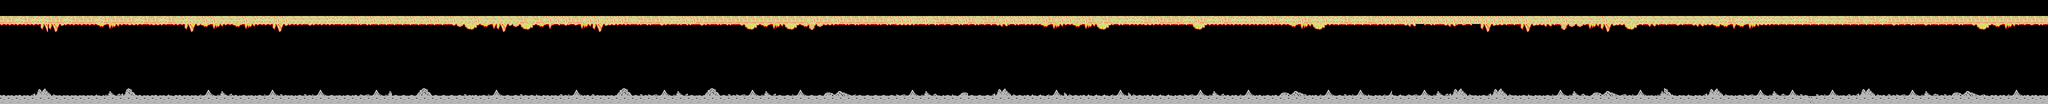

This game map was drawn from its Tiled (.tmx) file and the tilesets committed beside it. A one-line description and the full map source follow:
An orthogonal 256x13 tile map with 16x16 px tiles, 1 tile layer (Capa de patrones 1).

<map version="1.2" tiledversion="2019.12.11" orientation="orthogonal" renderorder="right-down" compressionlevel="0" width="256" height="13" tilewidth="16" tileheight="16" infinite="0" nextlayerid="2" nextobjectid="1">
 <tileset firstgid="1" source="tileset.tsx" />
 <layer id="1" name="Capa de patrones 1" width="256" height="13">
  <data encoding="csv">
0,0,0,0,0,0,0,0,0,0,0,0,0,0,0,0,0,0,0,0,0,0,0,0,0,0,0,0,0,0,0,0,0,0,0,0,0,0,0,0,0,0,0,0,0,0,0,0,0,0,0,0,0,0,0,0,0,0,0,0,0,0,0,0,0,0,0,0,0,0,0,0,0,0,0,0,0,0,0,0,0,0,0,0,0,0,0,0,0,0,0,0,0,0,0,0,0,0,0,0,0,0,0,0,0,0,0,0,0,0,0,0,0,0,0,0,0,0,0,0,0,0,0,0,0,0,0,0,0,0,0,0,0,0,0,0,0,0,0,0,0,0,0,0,0,0,0,0,0,0,0,0,0,0,0,0,0,0,0,0,0,0,0,0,0,0,0,0,0,0,0,0,0,0,0,0,0,0,0,0,0,0,0,0,0,0,0,0,0,0,0,0,0,0,0,0,0,0,0,0,0,0,0,0,0,0,0,0,0,0,0,0,0,0,0,0,0,0,0,0,0,0,0,0,0,0,0,0,0,0,0,0,0,0,0,0,0,0,0,0,0,0,0,0,0,0,0,0,0,0,0,0,0,0,0,0,
0,0,0,0,0,0,0,0,0,0,0,0,0,0,0,0,0,0,0,0,0,0,0,0,0,0,0,0,0,0,0,0,0,0,0,0,0,0,0,0,0,0,0,0,0,0,0,0,0,0,0,0,0,0,0,0,0,0,0,0,0,0,0,0,0,0,0,0,0,0,0,0,0,0,0,0,0,0,0,0,0,0,0,0,0,0,0,0,0,0,0,0,0,0,0,0,0,0,0,0,0,0,0,0,0,0,0,0,0,0,0,0,0,0,0,0,0,0,0,0,0,0,0,0,0,0,0,0,0,0,0,0,0,0,0,0,0,0,0,0,0,0,0,0,0,0,0,0,0,0,0,0,0,0,0,0,0,0,0,0,0,0,0,0,0,0,0,0,0,0,0,0,0,0,0,0,0,0,0,0,0,0,0,0,0,0,0,0,0,0,0,0,0,0,0,0,0,0,0,0,0,0,0,0,0,0,0,0,0,0,0,0,0,0,0,0,0,0,0,0,0,0,0,0,0,0,0,0,0,0,0,0,0,0,0,0,0,0,0,0,0,0,0,0,0,0,0,0,0,0,0,0,0,0,0,0,
18,18,19,18,19,19,18,18,19,18,18,18,19,18,18,18,18,19,18,18,19,18,20,19,20,17,17,20,20,20,17,20,19,19,17,17,20,20,20,20,20,19,19,20,17,20,17,20,17,20,20,17,20,17,17,20,17,20,20,17,20,20,20,20,20,18,20,18,17,17,17,18,18,17,17,20,17,17,18,20,18,18,18,20,20,17,17,18,18,18,18,18,18,18,18,18,18,18,18,18,18,17,18,18,17,18,18,18,18,18,18,17,17,17,20,17,20,18,18,17,17,18,20,18,18,17,17,17,17,20,17,18,17,17,20,17,18,20,18,20,20,19,19,18,17,18,18,18,19,17,18,19,17,18,19,19,17,19,17,18,19,19,17,18,19,17,19,19,18,19,19,18,17,17,17,17,17,17,17,17,17,17,17,17,17,17,17,17,17,17,17,20,20,17,20,17,19,20,20,20,17,20,19,20,20,19,20,20,20,20,20,20,20,20,20,19,18,19,20,19,19,19,20,20,19,19,18,19,20,20,20,18,18,20,18,19,18,18,18,18,18,18,18,18,18,18,18,18,18,18,18,18,18,18,18,18,
11,11,11,11,11,8,8,9,11,11,11,11,5,6,7,11,10,11,12,10,11,12,11,8,9,5,6,7,11,5,6,7,11,11,8,9,11,11,15,11,11,11,12,11,12,13,14,14,14,14,14,14,14,14,14,14,15,2,3,4,5,6,8,9,2,3,4,5,6,13,15,13,6,7,8,9,10,11,11,12,13,14,15,11,12,13,14,15,11,12,13,14,15,3,4,5,6,7,3,4,5,1,2,10,11,12,13,14,11,12,13,14,10,10,11,12,13,14,13,13,14,13,14,13,15,16,13,14,11,11,5,6,7,11,5,6,7,3,4,13,14,11,11,10,11,11,14,14,14,3,4,11,11,11,11,11,11,11,11,11,11,5,6,7,3,4,11,14,14,14,14,14,11,11,14,15,16,0,13,14,15,16,13,13,0,8,9,10,14,14,8,9,10,16,14,1,2,2,6,7,8,9,10,3,4,14,16,14,14,15,14,15,16,10,5,5,6,5,6,7,10,11,14,14,14,14,14,14,14,14,14,14,14,14,14,14,15,14,13,14,15,14,14,14,13,14,15,3,4,5,6,7,14,13,13,14,
0,0,0,0,0,0,0,0,0,0,0,0,0,0,0,0,0,0,0,0,0,0,0,0,0,0,0,0,0,0,0,0,0,0,0,0,0,0,0,0,0,0,0,0,0,0,0,0,0,0,0,0,0,0,0,0,0,0,0,0,0,0,0,0,0,0,0,0,0,0,0,0,0,0,0,0,0,0,0,0,0,0,0,0,0,0,0,0,0,0,0,0,0,0,0,0,0,0,0,0,0,0,0,0,0,0,0,0,0,0,0,0,0,0,0,0,0,0,0,0,0,0,0,0,0,0,0,0,0,0,0,0,0,0,0,0,0,0,0,0,0,0,0,0,0,0,0,0,0,0,0,0,0,0,0,0,0,0,0,0,0,0,0,0,0,0,0,0,0,0,0,0,0,0,0,0,0,0,0,0,0,0,0,0,0,0,0,0,0,0,0,0,0,0,0,0,0,0,0,0,0,0,0,0,0,0,0,0,0,0,0,0,0,0,0,0,0,0,0,0,0,0,0,0,0,0,0,0,0,0,0,0,0,0,0,0,0,0,0,0,0,0,0,0,0,0,0,0,0,0,0,0,0,0,0,0,
0,0,0,0,0,0,0,0,0,0,0,0,0,0,0,0,0,0,0,0,0,0,0,0,0,0,0,0,0,0,0,0,0,0,0,0,0,0,0,0,0,0,0,0,0,0,0,0,0,0,0,0,0,0,0,0,0,0,0,0,0,0,0,0,0,0,0,0,0,0,0,0,0,0,0,0,0,0,0,0,0,0,0,0,0,0,0,0,0,0,0,0,0,0,0,0,0,0,0,0,0,0,0,0,0,0,0,0,0,0,0,0,0,0,0,0,0,0,0,0,0,0,0,0,0,0,0,0,0,0,0,0,0,0,0,0,0,0,0,0,0,0,0,0,0,0,0,0,0,0,0,0,0,0,0,0,0,0,0,0,0,0,0,0,0,0,0,0,0,0,0,0,0,0,0,0,0,0,0,0,0,0,0,0,0,0,0,0,0,0,0,0,0,0,0,0,0,0,0,0,0,0,0,0,0,0,0,0,0,0,0,0,0,0,0,0,0,0,0,0,0,0,0,0,0,0,0,0,0,0,0,0,0,0,0,0,0,0,0,0,0,0,0,0,0,0,0,0,0,0,0,0,0,0,0,0,
0,0,0,0,0,0,0,0,0,0,0,0,0,0,0,0,0,0,0,0,0,0,0,0,0,0,0,0,0,0,0,0,0,0,0,0,0,0,0,0,0,0,0,0,0,0,0,0,0,0,0,0,0,0,0,0,0,0,0,0,0,0,0,0,0,0,0,0,0,0,0,0,0,0,0,0,0,0,0,0,0,0,0,0,0,0,0,0,0,0,0,0,0,0,0,0,0,0,0,0,0,0,0,0,0,0,0,0,0,0,0,0,0,0,0,0,0,0,0,0,0,0,0,0,0,0,0,0,0,0,0,0,0,0,0,0,0,0,0,0,0,0,0,0,0,0,0,0,0,0,0,0,0,0,0,0,0,0,0,0,0,0,0,0,0,0,0,0,0,0,0,0,0,0,0,0,0,0,0,0,0,0,0,0,0,0,0,0,0,0,0,0,0,0,0,0,0,0,0,0,0,0,0,0,0,0,0,0,0,0,0,0,0,0,0,0,0,0,0,0,0,0,0,0,0,0,0,0,0,0,0,0,0,0,0,0,0,0,0,0,0,0,0,0,0,0,0,0,0,0,0,0,0,0,0,0,
0,0,0,0,0,0,0,0,0,0,0,0,0,0,0,0,0,0,0,0,0,0,0,0,0,0,0,0,0,0,0,0,0,0,0,0,0,0,0,0,0,0,0,0,0,0,0,0,0,0,0,0,0,0,0,0,0,0,0,0,0,0,0,0,0,0,0,0,0,0,0,0,0,0,0,0,0,0,0,0,0,0,0,0,0,0,0,0,0,0,0,0,0,0,0,0,0,0,0,0,0,0,0,0,0,0,0,0,0,0,0,0,0,0,0,0,0,0,0,0,0,0,0,0,0,0,0,0,0,0,0,0,0,0,0,0,0,0,0,0,0,0,0,0,0,0,0,0,0,0,0,0,0,0,0,0,0,0,0,0,0,0,0,0,0,0,0,0,0,0,0,0,0,0,0,0,0,0,0,0,0,0,0,0,0,0,0,0,0,0,0,0,0,0,0,0,0,0,0,0,0,0,0,0,0,0,0,0,0,0,0,0,0,0,0,0,0,0,0,0,0,0,0,0,0,0,0,0,0,0,0,0,0,0,0,0,0,0,0,0,0,0,0,0,0,0,0,0,0,0,0,0,0,0,0,0,
0,0,0,0,0,0,0,0,0,0,0,0,0,0,0,0,0,0,0,0,0,0,0,0,0,0,0,0,0,0,0,0,0,0,0,0,0,0,0,0,0,0,0,0,0,0,0,0,0,0,0,0,0,0,0,0,0,0,0,0,0,0,0,0,0,0,0,0,0,0,0,0,0,0,0,0,0,0,0,0,0,0,0,0,0,0,0,0,0,0,0,0,0,0,0,0,0,0,0,0,0,0,0,0,0,0,0,0,0,0,0,0,0,0,0,0,0,0,0,0,0,0,0,0,0,0,0,0,0,0,0,0,0,0,0,0,0,0,0,0,0,0,0,0,0,0,0,0,0,0,0,0,0,0,0,0,0,0,0,0,0,0,0,0,0,0,0,0,0,0,0,0,0,0,0,0,0,0,0,0,0,0,0,0,0,0,0,0,0,0,0,0,0,0,0,0,0,0,0,0,0,0,0,0,0,0,0,0,0,0,0,0,0,0,0,0,0,0,0,0,0,0,0,0,0,0,0,0,0,0,0,0,0,0,0,0,0,0,0,0,0,0,0,0,0,0,0,0,0,0,0,0,0,0,0,0,
0,0,0,0,0,0,0,0,0,0,0,0,0,0,0,0,0,0,0,0,0,0,0,0,0,0,0,0,0,0,0,0,0,0,0,0,0,0,0,0,0,0,0,0,0,0,0,0,0,0,0,0,0,0,0,0,0,0,0,0,0,0,0,0,0,0,0,0,0,0,0,0,0,0,0,0,0,0,0,0,0,0,0,0,0,0,0,0,0,0,0,0,0,0,0,0,0,0,0,0,0,0,0,0,0,0,0,0,0,0,0,0,0,0,0,0,0,0,0,0,0,0,0,0,0,0,0,0,0,0,0,0,0,0,0,0,0,0,0,0,0,0,0,0,0,0,0,0,0,0,0,0,0,0,0,0,0,0,0,0,0,0,0,0,0,0,0,0,0,0,0,0,0,0,0,0,0,0,0,0,0,0,0,0,0,0,0,0,0,0,0,0,0,0,0,0,0,0,0,0,0,0,0,0,0,0,0,0,0,0,0,0,0,0,0,0,0,0,0,0,0,0,0,0,0,0,0,0,0,0,0,0,0,0,0,0,0,0,0,0,0,0,0,0,0,0,0,0,0,0,0,0,0,0,0,0,
0,0,0,0,0,0,0,0,0,0,0,0,0,0,0,0,0,0,0,0,0,0,0,0,0,0,0,0,0,0,0,0,0,0,0,0,0,0,0,0,0,0,0,0,0,0,0,0,0,0,0,0,0,0,0,0,0,0,0,0,0,0,0,0,0,0,0,0,0,0,0,0,0,0,0,0,0,0,0,0,0,0,0,0,0,0,0,0,0,0,0,0,0,0,0,0,0,0,0,0,0,0,0,0,0,0,0,0,0,0,0,0,0,0,0,0,0,0,0,0,0,0,0,0,0,0,0,0,0,0,0,0,0,0,0,0,0,0,0,0,0,0,0,0,0,0,0,0,0,0,0,0,0,0,0,0,0,0,0,0,0,0,0,0,0,0,0,0,0,0,0,0,0,0,0,0,0,0,0,0,0,0,0,0,0,0,0,0,0,0,0,0,0,0,0,0,0,0,0,0,0,0,0,0,0,0,0,0,0,0,0,0,0,0,0,0,0,0,0,0,0,0,0,0,0,0,0,0,0,0,0,0,0,0,0,0,0,0,0,0,0,0,0,0,0,0,0,0,0,0,0,0,0,0,0,0,
45,47,45,47,41,42,43,47,47,47,47,47,46,39,40,41,50,45,47,45,47,46,45,47,47,37,38,39,40,45,48,47,48,37,38,44,47,48,44,37,38,48,47,48,45,36,37,38,39,48,48,48,49,50,48,48,48,48,44,45,48,37,38,48,48,44,48,46,47,47,44,37,38,45,44,47,47,49,50,48,44,36,37,38,39,40,48,47,49,50,48,44,36,37,38,39,40,48,48,37,38,48,48,33,34,35,36,48,48,48,48,48,36,37,38,39,40,46,48,46,33,48,48,48,41,42,43,48,45,46,46,37,38,43,48,45,46,46,46,37,38,43,48,45,46,46,46,48,36,37,38,39,40,45,45,37,38,45,48,45,33,34,35,44,45,37,38,48,44,37,38,46,47,37,46,46,36,37,38,39,40,41,42,43,47,48,41,42,43,47,48,46,47,48,37,38,39,40,46,33,34,35,36,44,37,38,47,39,50,46,47,46,47,41,42,43,47,48,36,37,38,39,40,37,38,44,0,44,37,38,47,44,41,42,43,45,44,36,37,38,39,40,44,44,33,34,35,36,46,45,45,37,38,45,45,47,
57,57,57,57,57,57,57,57,57,57,57,57,57,57,57,57,57,57,57,57,57,57,57,57,57,57,57,57,57,57,57,57,57,57,57,57,57,57,57,57,57,57,57,57,57,57,57,57,57,57,57,57,57,57,57,57,57,57,57,57,57,57,57,57,57,57,57,57,57,57,57,57,57,57,57,57,57,57,57,57,57,57,57,57,57,57,57,57,57,57,57,57,57,57,57,57,57,57,57,57,57,57,57,57,57,57,57,57,57,57,57,57,57,57,57,57,57,57,57,57,57,57,57,57,57,57,57,57,57,57,57,57,57,57,57,57,57,57,57,57,57,57,57,57,57,57,57,57,57,57,57,57,57,57,57,57,57,57,57,57,57,57,57,57,57,57,57,57,57,57,57,57,57,57,57,57,57,57,57,57,57,57,57,57,57,57,57,57,57,57,57,57,57,57,57,57,57,57,57,57,57,57,57,57,57,57,57,57,57,57,57,57,57,57,57,57,57,57,57,57,57,57,57,57,57,57,60,57,57,57,57,57,57,57,57,57,57,57,57,57,57,57,57,57,57,57,57,57,57,57,57,57,57,57,57,57
</data>
 </layer>
</map>
